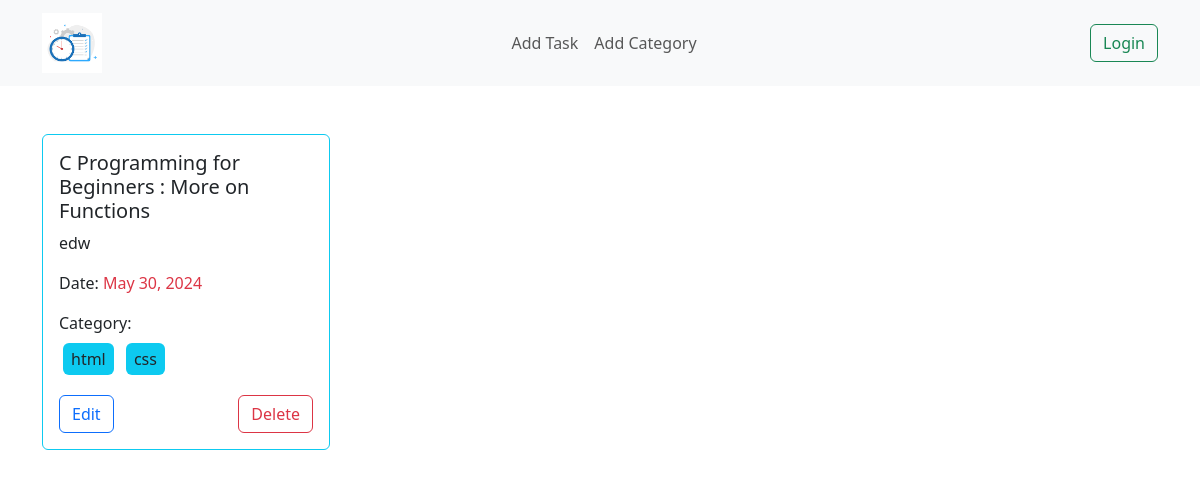
/, run on an earlier commit of the app's database.
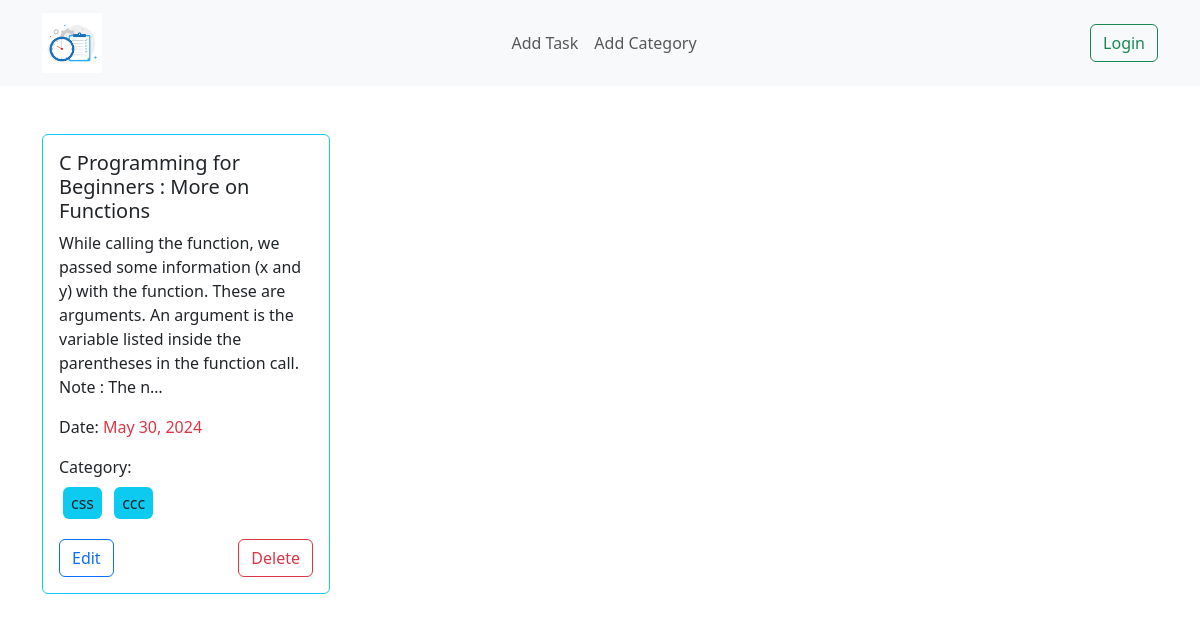
And on a later commit of the database.
### task/models.py (models this page shows, shortened)
class Task(models.Model):
  title=models.CharField(max_length=150)
  description=models.TextField()
  category=models.ManyToManyField(Category) #many to many relation ships
  date=models.DateField()
  is_complete=models.BooleanField()

### categories/models.py (models this page shows, shortened)
class Category(models.Model):
  name=models.CharField(max_length=150)

### tasks_management/views.py (the view)
# urls.py: 2. Add a URL to urlpatterns:  path('', views.home, name='home')
def home(request):
  tasks=Task.objects.all()
  return render(request,'home.html',{'data':tasks})

### templates/home.html (shortened to what this page needs)
{% extends "base.html" %}
{% block content%}
<div class="container py-5">
  <div class="d-flex flex-wrap gap-5 justify-content-center:""">
    {%for task in data%}
        <div class="card border-info" style="width:18rem;">
          <div class="card-body" >
            <h5 class="card-title">{{task.title}}</h5>
            <p class="card-text">{{task.description | truncatechars:200}}</p>
            <p class="card-text">Date: <span class="text-danger ">{{task.date}}</span></p>
            <div  class="card-text">
              Category:
              <p class='d-felx flex-wrap mt-1'>
                {% for cat in task.category.all %}
              <span class='bg-info border-primary rounded py-1 px-2 m-1 text-lowercase d-inline-block'> {{cat.name}}</span>
              {% endfor %}
              </p>
            </div>
            {% if task.is_complete %}
               <h6 class="card-title text-center text-primary">Completed</h6>
            {% else %}
               <div class='d-flex justify-content-between'>
                      <a href="{% url 'edit_task' task.id %}" class="btn btn-outline-primary">Edit</a>
                      <a href="{% url 'delete_task' task.id %}" class="btn btn-outline-danger">Delete</a>
                  </div>
              {% endif %}
          </div>
        </div>
    {% endfor %}
  </div>
  </div>
{% endblock %}

What changed in the data, as far as the page shows it:
changed Task "C Programming for Beginners : More on Functions": loses Category (name "html"); gains Category (name "ccc"); description "edw" → "While calling the function, we passed some information (x and y) with the function. These are arguments. An argument is the variable listed inside the parentheses in the function call. Note : The n…"
